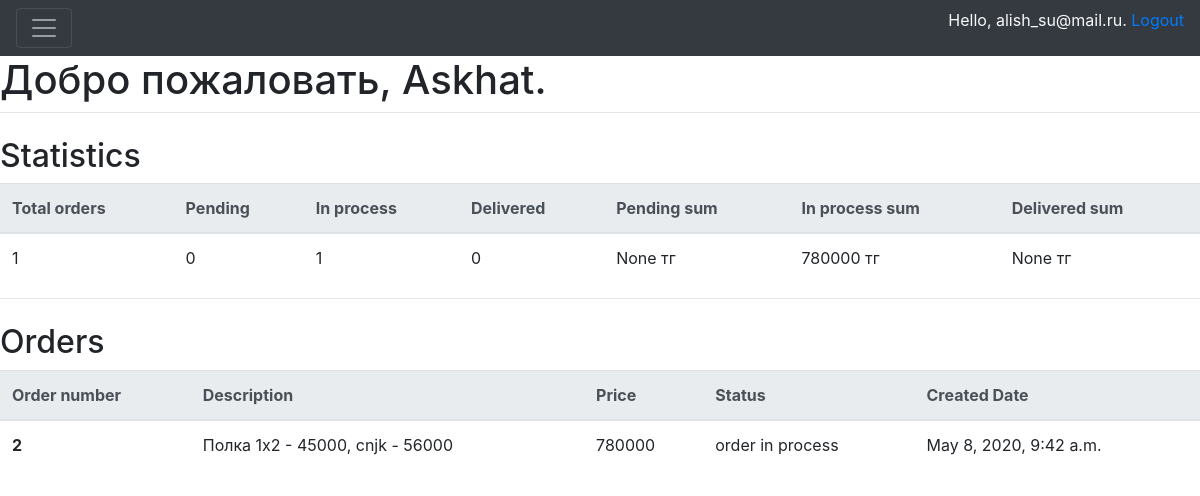
The app's page /specialists/2/ (signed in) with its own data.
### accounts/models.py (models this page shows, shortened)
class User(AbstractBaseUser):
    email       = models.EmailField(max_length=255, unique=True)
    active      = models.BooleanField(default=True)
    spec        = models.BooleanField(default=True)
    staff       = models.BooleanField(default=False)
    admin       = models.BooleanField(default=False)
    timestamp   = models.DateTimeField(auto_now_add=True, null=True)
    USERNAME_FIELD = 'email'
    REQUIRED_FIELDS = []
    objects =UserManager()
    def __str__(self):
        return self.email
    @property
    def is_admin(self):
        return self.admin
    @property
    def is_active(self):
        return self.active
    @property
    def is_spec(self):
        return self.spec

class Specialist(models.Model):
    SPECIALITY = [
        ('elektrik', 'elektrik'),
        ('plotnik', 'plotnik'),
        ('svarshik', 'svarshik')
    ]
    user = models.OneToOneField(User, on_delete=models.CASCADE, related_name="specialist", null=True)
    name = models.CharField(max_length=200, null=True)
    phone = models.CharField(max_length=15, null=True)
    speciality = models.CharField(max_length=200, null=True, choices=SPECIALITY)
    def __str__(self):
        return self.name

class Order(models.Model):
    STATUS = (
        ('pending', 'pending'),
        ('order in process', 'order in process'),
        ('delivered', 'delivered')
    )
    description = models.CharField(max_length=500, null=True)
    specialist = models.ForeignKey(Specialist, null=True, on_delete=models.SET_NULL)
    customer = models.ForeignKey(Customer, null=True, on_delete=models.SET_NULL)
    product = models.ForeignKey(Product, null=True, on_delete=models.SET_NULL)
    price = models.IntegerField(null=True)
    deposit = models.IntegerField(null=True)
    status = models.CharField(max_length=200, null=True, choices=STATUS)
    date_created = models.DateTimeField(auto_now_add=True, null=True)

### accounts/decorators.py (the view)
    def wrapper_function(request, *args, **kwargs):
        if request.user.is_spec and request.user.is_admin == False:
            return redirect('/user_page')
        if request.user.is_admin:
            return view_func(request, *args, **kwargs)

### accounts/templates/accounts/specialist_view.html (shortened to what this page needs)
{% extends 'base.html' %}
{% block content %}
    <h1>Добро пожаловать, {{specialist}}.</h1>
<hr class="mt-0 mb-4">
<h2>Statistics</h2>
<table class="table">
  <thead class="thead-light">
    <tr>
        <th scope="col">Total orders</th>
        <th scope="col">Pending</th>
        <th scope="col">In process</th>
        <th scope="col">Delivered</th>
        <th scope="col">Pending sum</th>
        <th scope="col">In process sum</th>
        <th scope="col">Delivered sum</th>
    </tr>
  </thead>
  <tbody>
    <tr>
        <td>{{ total_orders }}</td>
        <td>{{ pending }}</td>
        <td>{{ in_process }}</td>
        <td>{{ delivered }}</td>
        <td>{{ pending_p }} тг</td>
        <td>{{ in_process_p }} тг</td>
        <td>{{ delivered_p }} тг</td>
    </tr>
  </tbody>
</table>
<hr class="mt-0 mb-4">
<h2>Orders</h2>
<table class="table">
  <thead class="thead-light">
    <tr>
      <th scope="col">Order number</th>
        <th scope="col">Description</th>
        <th scope="col">Price</th>
        <th scope="col">Status</th>
        <th scope="col">Created Date</th>
    </tr>
  </thead>
    <tbody>
    {% for order in specialist.order_set.all %}
    <tr>
        <th scope="row">{{ order.id }}</th>
        <td>{{ order.description}}</td>
        <td>{{ order.price}}</td>
        <td>{{ order.status }}</td>
        <td>{{ order.date_created }}</td>
    </tr>
    {% endfor %}
{% endblock %}

### templates/base.html (shortened to what this page needs)
{% load static %}
<!DOCTYPE html>
<html lang="en">
<head>
    <link rel="stylesheet" href="https://stackpath.bootstrapcdn.com/bootstrap/4.4.1/css/bootstrap.min.css">
    <link rel="stylesheet" type="text/css" href="{% static '/css/main.css' %}">
</head>
<body>
        <div class="pos-f-t">
      <nav class="navbar navbar-dark bg-dark">
        <button class="navbar-toggler" type="button" data-toggle="collapse" data-target="#navbarToggleExternalContent" aria-controls="navbarToggleExternalContent" aria-expanded="false" aria-label="Toggle navigation">
          <span class="navbar-toggler-icon"></span>
        </button>
          <p class="text-light bg-dark">Hello, {{request.user}}. <a href=/logout>Logout</a></p>
      </nav>
    </div>
        <div class="body">
            {% block content %}
            {% endblock %}
        </div>
</body>
</html>

### records on screen
User: user "alish_su@mail.ru"
Specialist: name "Askhat"
Order: id "2", description "Полка 1х2 - 45000, cnjk - 56000", price "780000", status "order in process", date_created "May 8, 2020, 9:42 a.m."

### other values on screen
{{ total_orders }} "1"
{{ pending }} "0"
{{ in_process }} "1"
{{ delivered }} "0"
{{ pending_p }} "None"
{{ in_process_p }} "780000"
{{ delivered_p }} "None"
